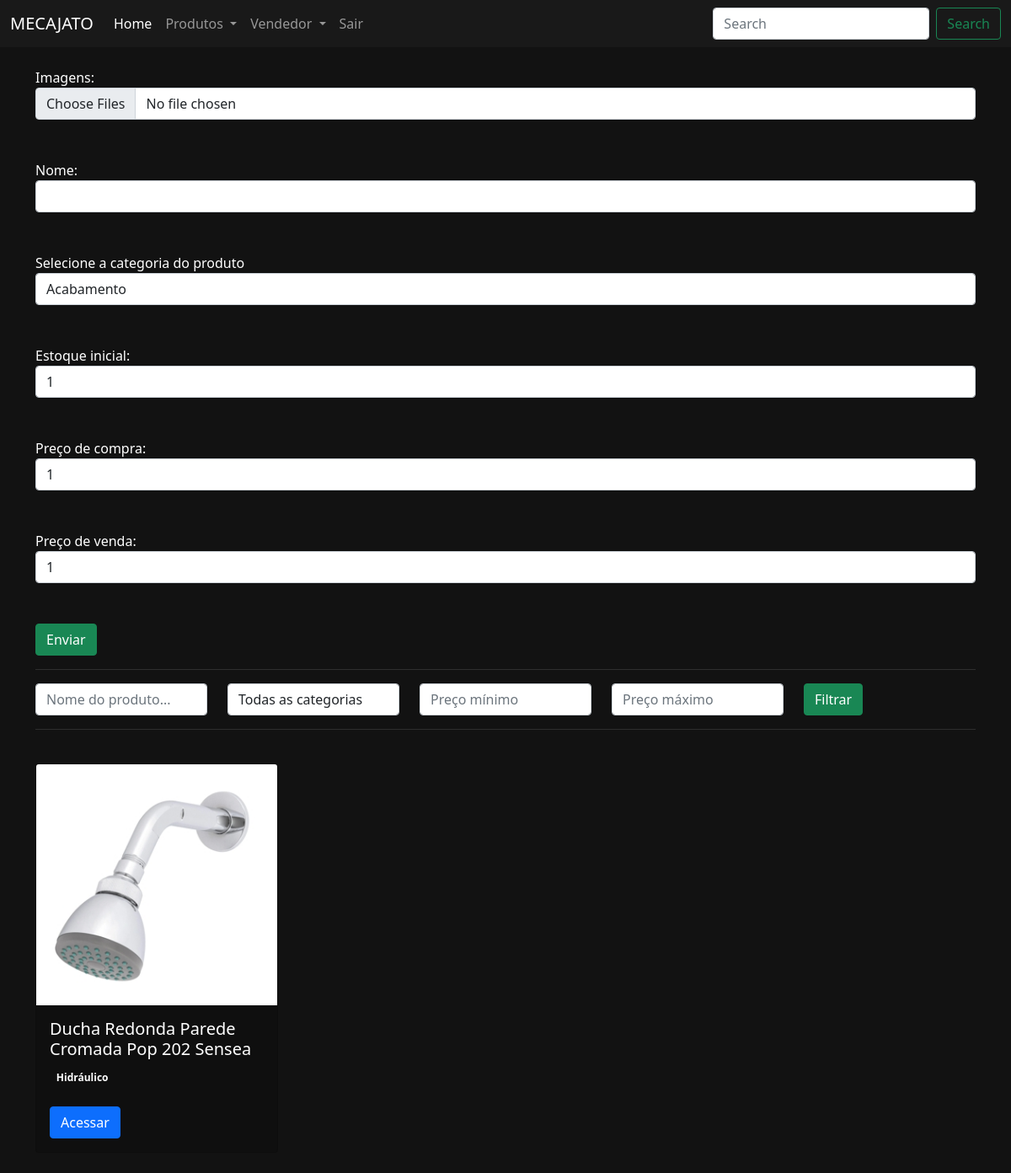
Page /estoque/adicionar_produto/ on the committed database.
### construct/estoque/models.py (models this page shows, shortened)
class Produto(models.Model):
    nome =  models.CharField('produto', max_length=40, unique=True)
    categoria = models.ForeignKey(Categoria, on_delete=models.SET_NULL, null=True,verbose_name='categoria',)
    quantidade = models.FloatField('quantidade', )
    preco_compra = models.FloatField('preço de compra', )
    preco_venda = models.FloatField('preço de venda', )
    slug = models.SlugField(unique=True, blank=True, null=True)
    class Meta:
        verbose_name_plural = 'produtos'
        verbose_name = 'produto'
        ordering = ('-quantidade',)

class Imagem(models.Model):
    imagem = models.ImageField(upload_to="produtos")
    produto = models.ForeignKey(Produto, on_delete=models.CASCADE)
    class Meta:
        verbose_name_plural = 'imagens'
        verbose_name = 'imagem'
        ordering = ('-produto',)

class Categoria(models.Model):
    titulo =  models.CharField('titulo', max_length=40)
    created_at = models.DateTimeField('criado em', auto_now=True)
    class Meta:
        verbose_name_plural = 'categorias'
        verbose_name = 'categoria'
        ordering = ('-created_at',)
    def __str__(self):
        return self.titulo

### construct/estoque/views.py (the view, shortened to what this page needs)
# urls.py: path('adicionar_produto/', views.adicionar_produto, name='adicionar_produto'),
@has_permission_decorator('cadastrar_produtos')
def adicionar_produto(request):
    if request.method == "GET":
        nome = request.GET.get('nome')
        categoria = request.GET.get('categoria')
        preco_min = request.GET.get('preco_min')
        preco_max = request.GET.get('preco_max')
        produtos = Produto.objects.all()
        categorias = Categoria.objects.all()
        return render (request, 'adicionar_produto.html', {'categorias':categorias, 'produtos':produtos} )

### construct/estoque/templatetags/filters.py (called while the page is built)
@register.filter(name='get_first_image')
def get_first_image(product):
    imagem = Imagem.objects.filter(produto=product).first()
    if imagem:
        return imagem.imagem.url
    else:
        return

### construct/estoque/templates/adicionar_produto.html (shortened to what this page needs)
{% extends 'base.html' %}
{% load filters %}
{% load static %}
{% block 'head' %}
<link href="{% static 'estoque/css/main.css' %}" rel="stylesheet" />
{% endblock %}
{% block 'body' %}
<div class="container">
    <form action="{% url 'adicionar_produto' %}" method="POST" enctype="multipart/form-data" name="adicionar_produto"> {% csrf_token %}
        <br/>
        <label>Imagens:</label>
            <input class="form-control" type="file" name="imagens"  accept="image/*" multiple />
        <br/> <br/>
        <label>Nome:</label>
        <input  class="form-control" type="text" name="nome_produto" />
        <br/> <br/>
        <label>Selecione a categoria do produto</label>
        <select  class="form-control" name="categoria">
            {% for categoria in categorias %}
                <option value="{{categoria.id}}">{{categoria.titulo}}</option>
            {% endfor %}
        </select>
        <br/> <br/>
        <label>Estoque inicial:</label>
        <input class="form-control" type="number" name="quantidade" min="1"  value="1" />
        <br/> <br/>
        <label>Preço de compra:</label>
        <input class="form-control" type="number" name="preco_compra" min="1"  value="1" />
        <br/> <br/>
        <label>Preço de venda:</label>
        <input class="form-control" type="number" name="preco_venda" min="1"  value="1" />
        <br/> <br/>
        <input class="btn btn-success" type="submit" value="Enviar" />
    </form>
    <hr style="background-color: gray;">
    <form action="{% url 'adicionar_produto' %}" method="GET">
        <div class="row">
            <div class="col-md">
                <input class="form-control" type="text" name="nome" placeholder="Nome do produto..." />
            </div>
            <div class="col-md">
                <select class="form-control" name="categoria">
                    <option value="">Todas as categorias</option>
                </select>
            </div>
            <div class="col-md">
                <input class="form-control" type="number" name="preco_min" placeholder="Preço mínimo" />
            </div>
            <div class="col-md">
                <input class="form-control" type="number" name="preco_max" placeholder="Preço máximo" />
            </div>
            <div class="col-md">
                <input type="submit" value="Filtrar" class="btn btn-success" />
            </div>
        </div>
    </form>
    <hr style="background-color: gray;">
    <br />
    <div class="listar_produtos">
        <div class="row">
        {% for produto in produtos %}
            <div class="col-md">
                <div style="background-color: #0f0f0f;width: 18rem;" class="card">
                {% if produto|get_first_image %}
                    <div class="embed-responsive embed-responsive-16by9">
                        <img width="100%" class="card-img-top embed-responsive-item" src="{{produto|get_first_image}}" />
                    </div>
                {% endif %}
                    <div class="card-body">
                        <h5 class="card-title">{{produto.nome}}</h5>
                        <span class="badge badge-info">{{produto.categoria}}</span>
                        <br>
                        <br>
                        <a href="{% url 'produto' produto.slug %}" class="btn btn-primary">Acessar</a>
                    </div>
                </div>
                <br>
            </div>
        {% endfor %}
        </div>
    </div>
</div>
{% endblock %}

### templates/static/usuarios/css/main.css (style rules this page uses)
.fundo { background-color: #121212; color:#fff; }

### rows in the picture
Produto: id.imagem (picture), nome "Ducha Redonda Parede Cromada Pop 202 Sensea", categoria "Hidráulico"

### other values in the picture
form field categoria "Acabamento"
